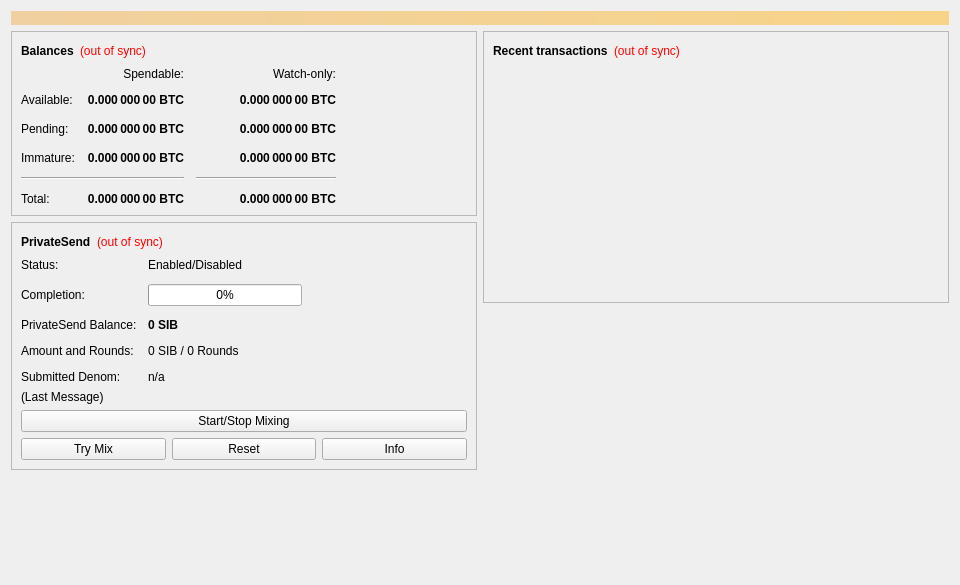
<?xml version="1.0" encoding="UTF-8"?>
<ui version="4.0">
 <class>OverviewPage</class>
 <widget class="QWidget" name="OverviewPage">
  <property name="geometry">
   <rect>
    <x>0</x>
    <y>0</y>
    <width>960</width>
    <height>585</height>
   </rect>
  </property>
  <property name="minimumSize">
   <size>
    <width>960</width>
    <height>0</height>
   </size>
  </property>
  <property name="windowTitle">
   <string>Form</string>
  </property>
  <layout class="QVBoxLayout" name="topLayout">
   <item>
    <widget class="QLabel" name="labelAlerts">
     <property name="visible">
      <bool>false</bool>
     </property>
     <property name="styleSheet">
      <string notr="true">QLabel { background-color: qlineargradient(x1: 0, y1: 0, x2: 1, y2: 0, stop:0 #F0D0A0, stop:1 #F8D488); color:#000000; }</string>
     </property>
     <property name="wordWrap">
      <bool>true</bool>
     </property>
     <property name="margin">
      <number>3</number>
     </property>
     <property name="textInteractionFlags">
      <set>Qt::TextSelectableByMouse</set>
     </property>
    </widget>
   </item>
   <item>
    <layout class="QHBoxLayout" name="horizontalLayout" stretch="1,1">
     <item>
      <layout class="QVBoxLayout" name="verticalLayout_2">
       <item>
        <widget class="QFrame" name="frame">
         <property name="frameShape">
          <enum>QFrame::StyledPanel</enum>
         </property>
         <property name="frameShadow">
          <enum>QFrame::Raised</enum>
         </property>
         <layout class="QVBoxLayout" name="verticalLayout_4">
          <item>
           <layout class="QHBoxLayout" name="horizontalLayout_4">
            <item>
             <widget class="QLabel" name="label_5">
              <property name="font">
               <font>
                <weight>75</weight>
                <bold>true</bold>
               </font>
              </property>
              <property name="text">
               <string>Balances</string>
              </property>
             </widget>
            </item>
            <item>
             <widget class="QLabel" name="labelWalletStatus">
              <property name="toolTip">
               <string>The displayed information may be out of date. Your wallet automatically synchronizes with the Yrmixcoin network after a connection is established, but this process has not completed yet.</string>
              </property>
              <property name="styleSheet">
               <string notr="true">QLabel { color: red; }</string>
              </property>
              <property name="text">
               <string notr="true">(out of sync)</string>
              </property>
              <property name="alignment">
               <set>Qt::AlignLeading|Qt::AlignLeft|Qt::AlignVCenter</set>
              </property>
             </widget>
            </item>
            <item>
             <spacer name="horizontalSpacer_3">
              <property name="orientation">
               <enum>Qt::Horizontal</enum>
              </property>
              <property name="sizeHint" stdset="0">
               <size>
                <width>40</width>
                <height>20</height>
               </size>
              </property>
             </spacer>
            </item>
           </layout>
          </item>
          <item>
           <layout class="QGridLayout" name="gridLayout">
            <property name="spacing">
             <number>12</number>
            </property>
            <item row="2" column="2">
             <widget class="QLabel" name="labelWatchPending">
              <property name="font">
               <font>
                <weight>75</weight>
                <bold>true</bold>
               </font>
              </property>
              <property name="cursor">
               <cursorShape>IBeamCursor</cursorShape>
              </property>
              <property name="toolTip">
               <string>Unconfirmed transactions to watch-only addresses</string>
              </property>
              <property name="text">
               <string notr="true">0.000 000 00 BTC</string>
              </property>
              <property name="alignment">
               <set>Qt::AlignRight|Qt::AlignTrailing|Qt::AlignVCenter</set>
              </property>
              <property name="textInteractionFlags">
               <set>Qt::LinksAccessibleByMouse|Qt::TextSelectableByKeyboard|Qt::TextSelectableByMouse</set>
              </property>
             </widget>
            </item>
            <item row="2" column="1">
             <widget class="QLabel" name="labelUnconfirmed">
              <property name="font">
               <font>
                <weight>75</weight>
                <bold>true</bold>
               </font>
              </property>
              <property name="cursor">
               <cursorShape>IBeamCursor</cursorShape>
              </property>
              <property name="toolTip">
               <string>Total of transactions that have yet to be confirmed, and do not yet count toward the spendable balance</string>
              </property>
              <property name="text">
               <string notr="true">0.000 000 00 BTC</string>
              </property>
              <property name="alignment">
               <set>Qt::AlignRight|Qt::AlignTrailing|Qt::AlignVCenter</set>
              </property>
              <property name="textInteractionFlags">
               <set>Qt::LinksAccessibleByMouse|Qt::TextSelectableByKeyboard|Qt::TextSelectableByMouse</set>
              </property>
             </widget>
            </item>
            <item row="3" column="2">
             <widget class="QLabel" name="labelWatchImmature">
              <property name="font">
               <font>
                <weight>75</weight>
                <bold>true</bold>
               </font>
              </property>
              <property name="cursor">
               <cursorShape>IBeamCursor</cursorShape>
              </property>
              <property name="toolTip">
               <string>Mined balance in watch-only addresses that has not yet matured</string>
              </property>
              <property name="text">
               <string notr="true">0.000 000 00 BTC</string>
              </property>
              <property name="alignment">
               <set>Qt::AlignRight|Qt::AlignTrailing|Qt::AlignVCenter</set>
              </property>
              <property name="textInteractionFlags">
               <set>Qt::LinksAccessibleByMouse|Qt::TextSelectableByKeyboard|Qt::TextSelectableByMouse</set>
              </property>
             </widget>
            </item>
            <item row="4" column="0" colspan="2">
             <widget class="Line" name="lineSpendableBalance">
              <property name="orientation">
               <enum>Qt::Horizontal</enum>
              </property>
             </widget>
            </item>
            <item row="4" column="2">
             <widget class="Line" name="lineWatchBalance">
              <property name="sizePolicy">
               <sizepolicy hsizetype="Preferred" vsizetype="Fixed">
                <horstretch>0</horstretch>
                <verstretch>0</verstretch>
               </sizepolicy>
              </property>
              <property name="minimumSize">
               <size>
                <width>140</width>
                <height>0</height>
               </size>
              </property>
              <property name="orientation">
               <enum>Qt::Horizontal</enum>
              </property>
             </widget>
            </item>
            <item row="5" column="0">
             <widget class="QLabel" name="labelTotalText">
              <property name="text">
               <string>Total:</string>
              </property>
             </widget>
            </item>
            <item row="3" column="1">
             <widget class="QLabel" name="labelImmature">
              <property name="font">
               <font>
                <weight>75</weight>
                <bold>true</bold>
               </font>
              </property>
              <property name="cursor">
               <cursorShape>IBeamCursor</cursorShape>
              </property>
              <property name="toolTip">
               <string>Mined balance that has not yet matured</string>
              </property>
              <property name="text">
               <string notr="true">0.000 000 00 BTC</string>
              </property>
              <property name="alignment">
               <set>Qt::AlignRight|Qt::AlignTrailing|Qt::AlignVCenter</set>
              </property>
              <property name="textInteractionFlags">
               <set>Qt::LinksAccessibleByMouse|Qt::TextSelectableByKeyboard|Qt::TextSelectableByMouse</set>
              </property>
             </widget>
            </item>
            <item row="2" column="3">
             <spacer name="horizontalSpacer_2">
              <property name="orientation">
               <enum>Qt::Horizontal</enum>
              </property>
              <property name="sizeHint" stdset="0">
               <size>
                <width>40</width>
                <height>20</height>
               </size>
              </property>
             </spacer>
            </item>
            <item row="3" column="0">
             <widget class="QLabel" name="labelImmatureText">
              <property name="text">
               <string>Immature:</string>
              </property>
             </widget>
            </item>
            <item row="5" column="1">
             <widget class="QLabel" name="labelTotal">
              <property name="font">
               <font>
                <weight>75</weight>
                <bold>true</bold>
               </font>
              </property>
              <property name="cursor">
               <cursorShape>IBeamCursor</cursorShape>
              </property>
              <property name="toolTip">
               <string>Your current total balance</string>
              </property>
              <property name="text">
               <string notr="true">0.000 000 00 BTC</string>
              </property>
              <property name="alignment">
               <set>Qt::AlignRight|Qt::AlignTrailing|Qt::AlignVCenter</set>
              </property>
              <property name="textInteractionFlags">
               <set>Qt::LinksAccessibleByMouse|Qt::TextSelectableByKeyboard|Qt::TextSelectableByMouse</set>
              </property>
             </widget>
            </item>
            <item row="5" column="2">
             <widget class="QLabel" name="labelWatchTotal">
              <property name="font">
               <font>
                <weight>75</weight>
                <bold>true</bold>
               </font>
              </property>
              <property name="cursor">
               <cursorShape>IBeamCursor</cursorShape>
              </property>
              <property name="toolTip">
               <string>Current total balance in watch-only addresses</string>
              </property>
              <property name="text">
               <string notr="true">0.000 000 00 BTC</string>
              </property>
              <property name="alignment">
               <set>Qt::AlignRight|Qt::AlignTrailing|Qt::AlignVCenter</set>
              </property>
              <property name="textInteractionFlags">
               <set>Qt::LinksAccessibleByMouse|Qt::TextSelectableByKeyboard|Qt::TextSelectableByMouse</set>
              </property>
             </widget>
            </item>
            <item row="0" column="2">
             <widget class="QLabel" name="labelWatchonly">
              <property name="text">
               <string>Watch-only:</string>
              </property>
              <property name="alignment">
               <set>Qt::AlignRight|Qt::AlignTrailing|Qt::AlignVCenter</set>
              </property>
             </widget>
            </item>
            <item row="1" column="0">
             <widget class="QLabel" name="labelBalanceText">
              <property name="text">
               <string>Available:</string>
              </property>
             </widget>
            </item>
            <item row="1" column="1">
             <widget class="QLabel" name="labelBalance">
              <property name="font">
               <font>
                <weight>75</weight>
                <bold>true</bold>
               </font>
              </property>
              <property name="cursor">
               <cursorShape>IBeamCursor</cursorShape>
              </property>
              <property name="toolTip">
               <string>Your current spendable balance</string>
              </property>
              <property name="text">
               <string notr="true">0.000 000 00 BTC</string>
              </property>
              <property name="alignment">
               <set>Qt::AlignRight|Qt::AlignTrailing|Qt::AlignVCenter</set>
              </property>
              <property name="textInteractionFlags">
               <set>Qt::LinksAccessibleByMouse|Qt::TextSelectableByKeyboard|Qt::TextSelectableByMouse</set>
              </property>
             </widget>
            </item>
            <item row="1" column="2">
             <widget class="QLabel" name="labelWatchAvailable">
              <property name="font">
               <font>
                <weight>75</weight>
                <bold>true</bold>
               </font>
              </property>
              <property name="cursor">
               <cursorShape>IBeamCursor</cursorShape>
              </property>
              <property name="toolTip">
               <string>Your current balance in watch-only addresses</string>
              </property>
              <property name="text">
               <string notr="true">0.000 000 00 BTC</string>
              </property>
              <property name="alignment">
               <set>Qt::AlignRight|Qt::AlignTrailing|Qt::AlignVCenter</set>
              </property>
              <property name="textInteractionFlags">
               <set>Qt::LinksAccessibleByMouse|Qt::TextSelectableByKeyboard|Qt::TextSelectableByMouse</set>
              </property>
             </widget>
            </item>
            <item row="2" column="0">
             <widget class="QLabel" name="labelPendingText">
              <property name="text">
               <string>Pending:</string>
              </property>
             </widget>
            </item>
            <item row="0" column="1">
             <widget class="QLabel" name="labelSpendable">
              <property name="text">
               <string>Spendable:</string>
              </property>
              <property name="alignment">
               <set>Qt::AlignRight|Qt::AlignTrailing|Qt::AlignVCenter</set>
              </property>
             </widget>
            </item>
           </layout>
          </item>
         </layout>
        </widget>
       </item>
       <item>
        <widget class="QFrame" name="framePrivateSend">
         <property name="layoutDirection">
          <enum>Qt::LeftToRight</enum>
         </property>
         <property name="frameShape">
          <enum>QFrame::StyledPanel</enum>
         </property>
         <property name="frameShadow">
          <enum>QFrame::Raised</enum>
         </property>
         <layout class="QVBoxLayout" name="VerticalLayout_PS1">
          <item>
           <layout class="QHBoxLayout" name="horizontalLayout_5">
            <item>
             <widget class="QLabel" name="labelPrivateSendHeader">
              <property name="font">
               <font>
                <weight>75</weight>
                <bold>true</bold>
               </font>
              </property>
              <property name="text">
               <string>PrivateSend</string>
              </property>
             </widget>
            </item>
            <item>
             <widget class="QLabel" name="labelPrivateSendSyncStatus">
              <property name="toolTip">
               <string>The displayed information may be out of date. Your wallet automatically synchronizes with the Yrmixcoin network after a connection is established, but this process has not completed yet.</string>
              </property>
              <property name="styleSheet">
               <string notr="true">QLabel { color: red; }</string>
              </property>
              <property name="text">
               <string notr="true">(out of sync)</string>
              </property>
              <property name="alignment">
               <set>Qt::AlignLeading|Qt::AlignLeft|Qt::AlignVCenter</set>
              </property>
             </widget>
            </item>
            <item>
             <spacer name="horizontalSpacer_4">
              <property name="orientation">
               <enum>Qt::Horizontal</enum>
              </property>
              <property name="sizeHint" stdset="0">
               <size>
                <width>40</width>
                <height>20</height>
               </size>
              </property>
             </spacer>
            </item>
           </layout>
          </item>
          <item>
           <layout class="QFormLayout" name="privateSendFormLayout">
            <property name="fieldGrowthPolicy">
             <enum>QFormLayout::AllNonFixedFieldsGrow</enum>
            </property>
            <property name="horizontalSpacing">
             <number>11</number>
            </property>
            <property name="verticalSpacing">
             <number>12</number>
            </property>
            <item row="0" column="0">
             <widget class="QLabel" name="labelPrivateSendEnabledText">
              <property name="text">
               <string>Status:</string>
              </property>
             </widget>
            </item>
            <item row="0" column="1">
             <widget class="QLabel" name="labelPrivateSendEnabled">
              <property name="text">
               <string>Enabled/Disabled</string>
              </property>
             </widget>
            </item>
            <item row="1" column="0">
             <widget class="QLabel" name="labelCompletitionText">
              <property name="text">
               <string>Completion:</string>
              </property>
             </widget>
            </item>
            <item row="1" column="1">
             <widget class="QProgressBar" name="privateSendProgress">
              <property name="maximumSize">
               <size>
                <width>154</width>
                <height>16777215</height>
               </size>
              </property>
              <property name="value">
               <number>0</number>
              </property>
             </widget>
            </item>
            <item row="2" column="0">
             <widget class="QLabel" name="labelAnonymizedText">
              <property name="text">
               <string>PrivateSend Balance:</string>
              </property>
             </widget>
            </item>
            <item row="2" column="1">
             <widget class="QLabel" name="labelAnonymized">
              <property name="font">
               <font>
                <weight>75</weight>
                <bold>true</bold>
               </font>
              </property>
              <property name="text">
               <string notr="true">0 SIB</string>
              </property>
             </widget>
            </item>
            <item row="3" column="0">
             <widget class="QLabel" name="labelAmountAndRoundsText">
              <property name="text">
               <string>Amount and Rounds:</string>
              </property>
             </widget>
            </item>
            <item row="3" column="1">
             <widget class="QLabel" name="labelAmountRounds">
              <property name="text">
               <string>0 SIB / 0 Rounds</string>
              </property>
             </widget>
            </item>
            <item row="4" column="0">
             <widget class="QLabel" name="labelSubmittedDenomText">
              <property name="text">
               <string>Submitted Denom:</string>
              </property>
             </widget>
            </item>
            <item row="4" column="1">
             <widget class="QLabel" name="labelSubmittedDenom">
              <property name="toolTip">
               <string>The denominations you submitted to the Masternode.&lt;br&gt;To mix, other users must submit the exact same denominations.</string>
              </property>
              <property name="text">
               <string>n/a</string>
              </property>
             </widget>
            </item>
           </layout>
          </item>
          <item>
           <layout class="QVBoxLayout" name="VerticalLayout_PS">
            <item>
             <widget class="QLabel" name="labelPrivateSendLastMessage">
              <property name="text">
               <string>(Last Message)</string>
              </property>
              <property name="alignment">
               <set>Qt::AlignLeading|Qt::AlignLeft|Qt::AlignTop</set>
              </property>
              <property name="wordWrap">
               <bool>true</bool>
              </property>
             </widget>
            </item>
            <item>
             <widget class="QPushButton" name="togglePrivateSend">
              <property name="sizePolicy">
               <sizepolicy hsizetype="MinimumExpanding" vsizetype="Fixed">
                <horstretch>0</horstretch>
                <verstretch>0</verstretch>
               </sizepolicy>
              </property>
              <property name="text">
               <string>Start/Stop Mixing</string>
              </property>
             </widget>
            </item>
            <item>
             <layout class="QHBoxLayout" name="horizontalLayout_debugbuttons">
              <item>
               <widget class="QPushButton" name="privateSendAuto">
                <property name="sizePolicy">
                 <sizepolicy hsizetype="MinimumExpanding" vsizetype="Fixed">
                  <horstretch>0</horstretch>
                  <verstretch>0</verstretch>
                 </sizepolicy>
                </property>
                <property name="toolTip">
                 <string>Try to manually submit a PrivateSend request.</string>
                </property>
                <property name="text">
                 <string>Try Mix</string>
                </property>
               </widget>
              </item>
              <item>
               <widget class="QPushButton" name="privateSendReset">
                <property name="sizePolicy">
                 <sizepolicy hsizetype="MinimumExpanding" vsizetype="Fixed">
                  <horstretch>0</horstretch>
                  <verstretch>0</verstretch>
                 </sizepolicy>
                </property>
                <property name="toolTip">
                 <string>Reset the current status of PrivateSend (can interrupt PrivateSend if it's in the process of Mixing, which can cost you money!)</string>
                </property>
                <property name="autoFillBackground">
                 <bool>false</bool>
                </property>
                <property name="text">
                 <string>Reset</string>
                </property>
               </widget>
              </item>
              <item>
               <widget class="QPushButton" name="privateSendInfo">
                <property name="sizePolicy">
                 <sizepolicy hsizetype="MinimumExpanding" vsizetype="Fixed">
                  <horstretch>0</horstretch>
                  <verstretch>0</verstretch>
                 </sizepolicy>
                </property>
                <property name="toolTip">
                 <string>Information about PrivateSend and Mixing</string>
                </property>
                <property name="text">
                 <string>Info</string>
                </property>
               </widget>
              </item>
             </layout>
            </item>
           </layout>
          </item>
         </layout>
        </widget>
       </item>
       <item>
        <spacer name="verticalSpacer">
         <property name="orientation">
          <enum>Qt::Vertical</enum>
         </property>
         <property name="sizeHint" stdset="0">
          <size>
           <width>20</width>
           <height>40</height>
          </size>
         </property>
        </spacer>
       </item>
      </layout>
     </item>
     <item>
      <layout class="QVBoxLayout" name="verticalLayout_3">
       <item>
        <widget class="QFrame" name="frame_2">
         <property name="frameShape">
          <enum>QFrame::StyledPanel</enum>
         </property>
         <property name="frameShadow">
          <enum>QFrame::Raised</enum>
         </property>
         <layout class="QVBoxLayout" name="verticalLayout">
          <item>
           <layout class="QHBoxLayout" name="horizontalLayout_2">
            <item>
             <widget class="QLabel" name="label_4">
              <property name="font">
               <font>
                <weight>75</weight>
                <bold>true</bold>
               </font>
              </property>
              <property name="text">
               <string>Recent transactions</string>
              </property>
             </widget>
            </item>
            <item>
             <widget class="QLabel" name="labelTransactionsStatus">
              <property name="toolTip">
               <string>The displayed information may be out of date. Your wallet automatically synchronizes with the Yrmixcoin network after a connection is established, but this process has not completed yet.</string>
              </property>
              <property name="styleSheet">
               <string notr="true">QLabel { color: red; }</string>
              </property>
              <property name="text">
               <string notr="true">(out of sync)</string>
              </property>
              <property name="alignment">
               <set>Qt::AlignLeading|Qt::AlignLeft|Qt::AlignVCenter</set>
              </property>
             </widget>
            </item>
            <item>
             <spacer name="horizontalSpacer">
              <property name="orientation">
               <enum>Qt::Horizontal</enum>
              </property>
              <property name="sizeHint" stdset="0">
               <size>
                <width>40</width>
                <height>20</height>
               </size>
              </property>
             </spacer>
            </item>
           </layout>
          </item>
          <item>
           <widget class="QListView" name="listTransactions">
            <property name="styleSheet">
             <string notr="true">QListView { background: transparent; }</string>
            </property>
            <property name="frameShape">
             <enum>QFrame::NoFrame</enum>
            </property>
            <property name="verticalScrollBarPolicy">
             <enum>Qt::ScrollBarAlwaysOff</enum>
            </property>
            <property name="horizontalScrollBarPolicy">
             <enum>Qt::ScrollBarAlwaysOff</enum>
            </property>
            <property name="selectionMode">
             <enum>QAbstractItemView::NoSelection</enum>
            </property>
           </widget>
          </item>
         </layout>
        </widget>
       </item>
       <item>
        <spacer name="verticalSpacer_2">
         <property name="orientation">
          <enum>Qt::Vertical</enum>
         </property>
         <property name="sizeHint" stdset="0">
          <size>
           <width>20</width>
           <height>40</height>
          </size>
         </property>
        </spacer>
       </item>
      </layout>
     </item>
    </layout>
   </item>
  </layout>
 </widget>
 <resources/>
 <connections/>
</ui>
